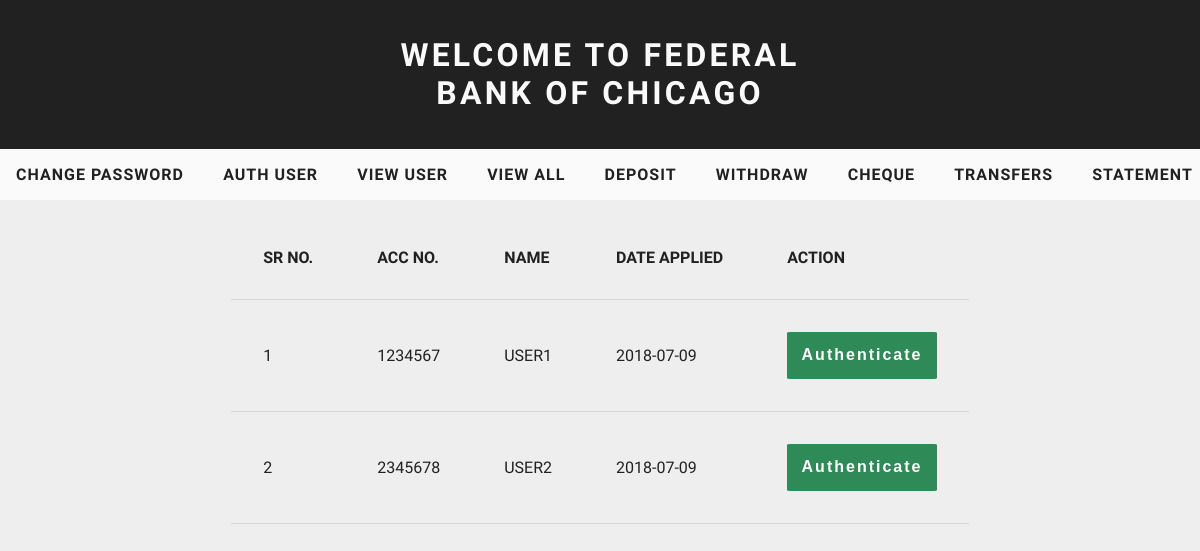
The app's page /authenticate.php (signed in) with its own data.
### tables this page shows
CREATE TABLE IF NOT EXISTS `users` (
  `Customer_id` varchar(50) NOT NULL,
  `Account_number` varchar(50) NOT NULL,
  `Password` varchar(50) NOT NULL,
  `Name` varchar(50) NOT NULL,
  `Fathers_name` varchar(50) NOT NULL,
  `Balance` double NOT NULL DEFAULT '0',
  `Gender` varchar(50) NOT NULL,
  `Date_of_birth` varchar(50) NOT NULL,
  `Email` varchar(50) DEFAULT NULL,
  `Phone` varchar(50) NOT NULL,
  `Aadhar_number` varchar(50) DEFAULT NULL,
  `Address` varchar(255) DEFAULT NULL,
  `Photo` varchar(50) NOT NULL,
  `Staus` varchar(50) NOT NULL DEFAULT 'Pending',
  `Date` timestamp NOT NULL DEFAULT CURRENT_TIMESTAMP ON UPDATE CURRENT_TIMESTAMP,
  PRIMARY KEY (`Customer_id`),
  UNIQUE KEY `Account_number` (`Account_number`,`Aadhar_number`,`Address`)
);

### authenticate.php (the view, shortened to what this page needs)
<?php
$connection =mysqli_connect("localhost","root","","NetBanking");
$i=0;
if(!empty($_SESSION["Username"])){
    include "static/adminnav.php" ;
      $res2 =mysqli_query($connection , "SELECT * FROM Users WHERE Staus='Pending'");
      $row =mysqli_num_rows($res2);
      if($row>0){
?>
      <div class="res-tb">
      <table class="table1">
        <tr>
          <th>Sr No.</th>
          <th>Acc No.</th>
          <th>Name</th>
          <th>Date applied</th>
          <th>Action</th>
        </tr>
<?php
        while($result =mysqli_fetch_array($res2)){
          $a = $result["Account_number"];
          $b = $result["Name"];
          $c =$result["Date"];
            ++$i;
            $c =substr($c,0,10);
          echo" <tr>
                  <form method='post' action=''> <input type='hidden' name ='t1' value=$a>
                  <td>$i</td>
                  <td>$a</td>
                  <td>$b</td>
                  <td>$c</td>
                  <td><input type='submit' class='simplebutton' value='Authenticate' name='Authenticate'></td>
                  </form>
                </tr>";
         }
         echo "</table> </div>";
   }else{
     echo "<div class='err_msg'>No Users </div>";
   }
}
else
{
  include "static/header.html";
  echo "<div class='err_msg'>Unauthorize access !! You can not Access this page Directly</div>";
}
?>

### static/app.css (style rules this page uses)
html { position: relative; min-height: 100%; max-width: 100%; }
* { padding: 0; margin: 0; text-decoration: none; }
.simplebutton { cursor: pointer; text-align: center; padding: .9em; letter-spacing: 2px; color: #fff; font-size: 1em; border: none; border-radius: 2%; font-weight: bold; background-color: #2E8B57; }
table { margin: 1em ; display:inline-flex; border-collapse: collapse; }
th,td { padding: .5em; }
th { font-size: 1em; text-align: justify; }
td { font-size: 1em; text-align: left; }
.table1 th, .table1 td { border-bottom: 1px solid rgba(0,0,0,0.1); padding: 2em; }
.res-tb { overflow: auto; white-space: nowrap; }

### records on screen
users: Account_number "1234567", Name "USER1", Date "2018-07-09"
users: Account_number "2345678", Name "USER2", Date "2018-07-09"
